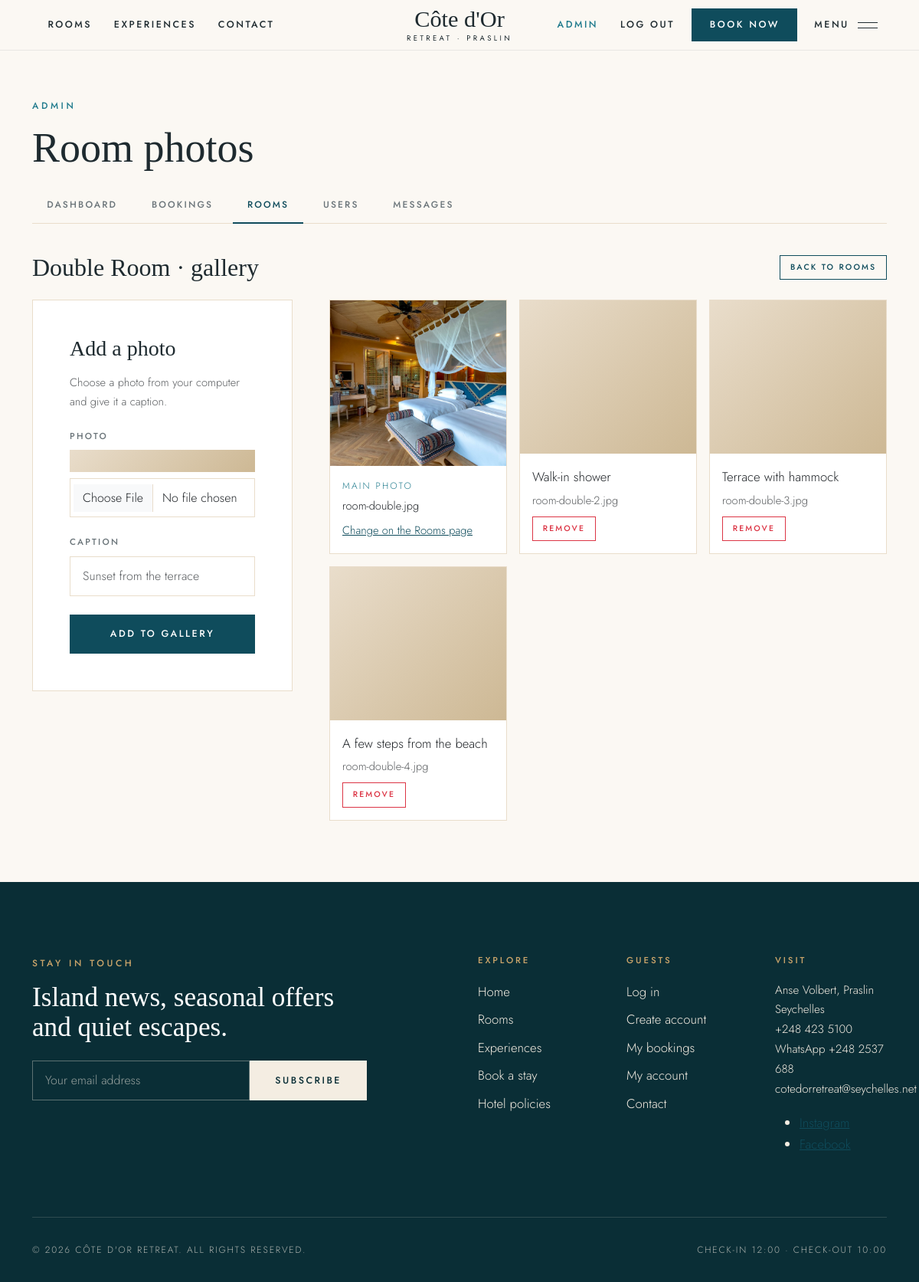
Screenshot of /admin_photos.php?room_id=1 (signed in) with the database file from the repository.
### tables this page shows
CREATE TABLE rooms (
    id INT AUTO_INCREMENT PRIMARY KEY,
    room_name VARCHAR(100) NOT NULL,
    room_type VARCHAR(50) NOT NULL,
    price DECIMAL(10,2) NOT NULL,
    size_m2 INT NOT NULL,
    max_guests INT NOT NULL,
    total_rooms INT NOT NULL,
    image VARCHAR(255),
    tagline VARCHAR(255),
    description TEXT,
    created_at TIMESTAMP DEFAULT CURRENT_TIMESTAMP
) DEFAULT CHARSET=utf8mb4;

CREATE TABLE room_photos (
    id INT AUTO_INCREMENT PRIMARY KEY,
    room_id INT NOT NULL,
    image VARCHAR(255) NOT NULL,
    caption VARCHAR(150),
    FOREIGN KEY (room_id) REFERENCES rooms(id) ON DELETE CASCADE
) DEFAULT CHARSET=utf8mb4;

### admin_photos.php (the view, shortened to what this page needs)
<?php
require "db_connect.php";
$caption = "";
$roomId = 0;
if (isset($_GET["room_id"])) {
    $roomId = (int) $_GET["room_id"];
}
$stmt = $conn->prepare("SELECT * FROM rooms WHERE id = ?");
$stmt->bind_param("i", $roomId);
$stmt->execute();
$room = $stmt->get_result()->fetch_assoc();
$stmt = $conn->prepare("SELECT * FROM room_photos WHERE room_id = ? ORDER BY id ASC");
$stmt->bind_param("i", $roomId);
$stmt->execute();
$photos = $stmt->get_result();
include "header.php";
?>
    <section class="admin-wrap">
        <div class="container">
            <?php include "admin_nav.php"; ?>
            <div class="d-flex justify-content-between align-items-center flex-wrap gap-3 mb-4">
                <h2 class="mb-0"><?php echo htmlspecialchars($room["room_name"]); ?> &middot; gallery</h2>
                <a href="admin_rooms.php" class="btn btn-sm btn-lux-outline">Back to rooms</a>
            </div>
            <div class="row g-5">
                <div class="col-12 col-lg-4">
                    <div class="form-panel">
                        <h3 class="mb-3">Add a photo</h3>
                        <p class="text-muted small">Choose a photo from your computer and give it a caption.</p>
                        <form action="admin_photos.php?room_id=<?php echo $roomId; ?>" method="POST" enctype="multipart/form-data">
                            <div class="mb-3">
                                <label for="photo" class="form-label">Photo</label>
                                <div class="photo upload-preview mb-2">
                                </div>
                                <input type="file" class="form-control" id="photo" name="photo" accept=".jpg,.jpeg,.png,.webp" onchange="previewPhoto(this, 'galleryPreview')" required>
                            </div>
                            <div class="mb-4">
                                <label for="caption" class="form-label">Caption</label>
                                <input type="text" class="form-control" id="caption" name="caption" placeholder="Sunset from the terrace" value="<?php echo htmlspecialchars($caption); ?>" required>
                            </div>
                            <button type="submit" class="btn btn-lux w-100">Add to gallery</button>
                        </form>
                    </div>
                </div>
                <div class="col-12 col-lg-8">
                    <div class="row g-3">
                        <div class="col-6 col-md-4">
                            <div class="card booking-card h-100">
                                <div class="photo admin-photo"><img src="images/<?php echo htmlspecialchars($room["image"]); ?>" alt="Main photo"></div>
                                <div class="card-body p-3">
                                    <p class="room-meta mb-1">Main photo</p>
                                    <p class="small mb-1"><?php echo htmlspecialchars($room["image"]); ?></p>
                                    <a href="admin_rooms.php?edit=<?php echo $roomId; ?>" class="small">Change on the Rooms page</a>
                                </div>
                            </div>
                        </div>
                        <?php
                        if ($photos->num_rows > 0) {
                            while ($row = $photos->fetch_assoc()) {
                        ?>
                            <div class="col-6 col-md-4">
                                <div class="card booking-card h-100">
                                    <div class="photo admin-photo"><img src="images/<?php echo htmlspecialchars($row["image"]); ?>" alt="<?php echo htmlspecialchars($row["caption"]); ?>"></div>
                                    <div class="card-body p-3">
                                        <p class="mb-1"><?php echo htmlspecialchars($row["caption"]); ?></p>
                                        <p class="small text-muted mb-2"><?php echo htmlspecialchars($row["image"]); ?></p>
                                        <form action="admin_photos.php?room_id=<?php echo $roomId; ?>" method="POST">
                                            <button type="submit" class="btn btn-sm btn-outline-danger" onclick="return confirm('Remove this photo from the gallery?')">Remove</button>
                                        </form>
                                    </div>
                                </div>
                            </div>
                        <?php
                            }
                        } else {
                            echo '<div class="col-12 col-md-8"><div class="alert alert-info">This room has no extra photos yet.</div></div>';
                        }
                        ?>
                    </div>
                </div>
            </div>
        </div>
    </section>
<?php
include "footer.php";
?>

### style.css (style rules this page uses)
:root { --sand-50: #fbf8f3; --sand-100: #f4ede2; --sand-200: #e9ddcb; --sand-400: #cdb894; --ocean-900: #0a2e36; --ocean-700: #0f4c5c; --ocean-500: #1f7a8c; --accent: #c9a46a; --ink: #1e2a2f; --muted: #6a7479; --serif: "Cormorant Garamond", Georgia, "Times New Roman", serif; --sans: "Jost", "Segoe UI", Arial, sans-serif; }
html { scroll-behavior: smooth; }
body { font-family: var(--sans); font-weight: 300; color: var(--ink); background-color: var(--sand-50); font-size: 1.05rem; line-height: 1.7; }
h1, h2, h3, h4, h5, .serif { font-family: var(--serif); font-weight: 500; line-height: 1.1; }
a { color: var(--ocean-700); }
.btn { border-radius: 0; font-family: var(--sans); font-size: 0.78rem; font-weight: 500; letter-spacing: 0.2em; text-transform: uppercase; padding: 0.95rem 2rem; transition: background-color 0.3s, color 0.3s, border-color 0.3s; }
.btn-lux { background-color: var(--ocean-700); border: 1px solid var(--ocean-700); color: #ffffff; }
.btn-lux-outline { background-color: transparent; border: 1px solid currentColor; color: var(--ocean-700); }
.photo { position: relative; overflow: hidden; background: linear-gradient(135deg, var(--sand-200), var(--sand-400)); }
.photo img, .photo video { width: 100%; height: 100%; object-fit: cover; display: block; }
.room-meta { font-size: 0.75rem; letter-spacing: 0.18em; text-transform: uppercase; color: var(--ocean-500); }
.form-label { font-size: 0.72rem; font-weight: 500; letter-spacing: 0.2em; text-transform: uppercase; color: var(--muted); }
.form-control, .form-select { border-radius: 0; border: 1px solid var(--sand-200); background-color: #ffffff; padding: 0.8rem 1rem; font-weight: 300; }
.form-panel { background-color: #ffffff; padding: 3rem; border: 1px solid var(--sand-200); }
.booking-card { background-color: #ffffff; border: 1px solid var(--sand-200); border-radius: 0; }
.booking-card .photo { height: 100%; min-height: 200px; }
.admin-wrap { padding: 8rem 0 5rem; min-height: 80vh; }
.btn-sm { padding: 0.45rem 0.8rem; font-size: 0.66rem; }

### rows the page displays
rooms: room_name "Double Room", image (picture), image "room-double.jpg"
room_photos: caption "Walk-in shower", image "room-double-2.jpg"
room_photos: caption "Terrace with hammock", image "room-double-3.jpg"
room_photos: caption "A few steps from the beach", image "room-double-4.jpg"

### other values shown
$pageTitle "Room photos"
